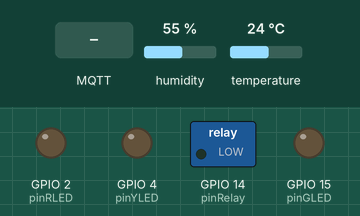
This sketch was run on a simulated ESP32. Shown: switched loads named in the sketch (green lamp = pin HIGH), output pins drawn as LEDs (lit = HIGH). The test bench sets the inputs (shaded band); at power-on: humidity 55 %, temperature 24 °C. WiFi joins after 1.5 s; servers stay silent unless stated; random numbers use the default seed unless the sketch sets one; no MQTT or app messages arrive unless stated; what the sketch prints to the serial monitor is not drawn.

Above: at 2.7 s.
2.8 s: MQTT message "1" arrives on the first subscribed topic
At 4.0 s:
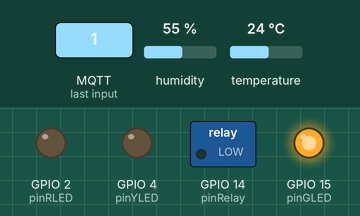
4.3 s: MQTT message "1" arrives on the second subscribed topic
At 5.4 s:
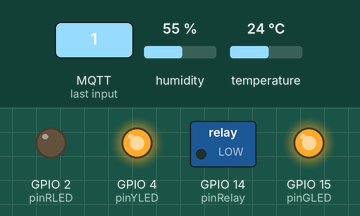
5.8 s: MQTT message "1" arrives on the third subscribed topic
At 6.9 s:
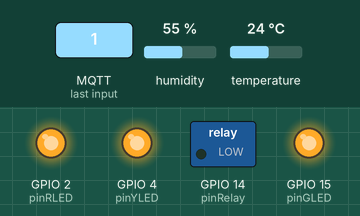
7.3 s: MQTT message "0" arrives on the first subscribed topic
At 8.3 s:
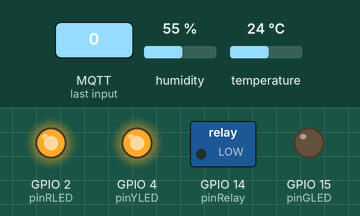
8.8 s: MQTT message "0" arrives on the second subscribed topic
At 9.8 s:
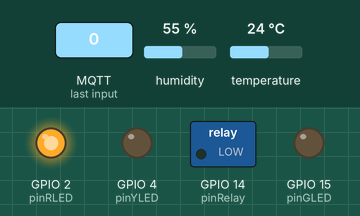
10.3 s: MQTT message "0" arrives on the third subscribed topic
At 11.6 s:
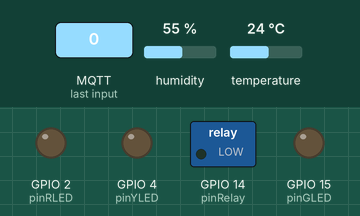
Timing chart, 0 to 12.8 s (numbered marks = the images above; inputs shaded):
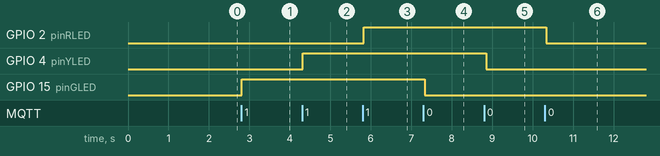

Measured:
- after the input at 2.8 s, GPIO 15 (pinGLED): LOW → HIGH at once
- after the input at 4.3 s, GPIO 4 (pinYLED): LOW → HIGH at once
- after the input at 5.8 s, GPIO 2 (pinRLED): LOW → HIGH at once
- after the input at 7.3 s, GPIO 15 (pinGLED): HIGH → LOW at once
- after the input at 8.8 s, GPIO 4 (pinYLED): HIGH → LOW after 0.05 s
- after the input at 10.3 s, GPIO 2 (pinRLED): HIGH → LOW at once

The sketch:

17_MQTT.ino
```cpp
#include <WiFi.h>
#include <PubSubClient.h> //請先安裝PubSubClient程式庫
#include <SimpleDHT.h>
// ------ 以下修改成你自己的WiFi帳號密碼 ------
char ssid[] = "a";
char password[] = "12345678";

//------ 以下修改成你腳位 ------
int pinDHT11 = 13;//DHT11
SimpleDHT11 dht11(pinDHT11);
int pinLight = 33;//光敏
int pinGLED = 15;//綠色LED
int pinYLED = 4;//黃色LED
int pinRLED = 2;//紅色LED
int pinRelay = 14;//風扇繼電器

//&取址器=取得變數在記憶體中的位置 *指位器=指向記憶體開始的位置的變數 ------ 以下修改成你MQTT設定 ------
char* MQTTServer = "mqttgo.io";//郵局，免註冊MQTT伺服器
int MQTTPort = 1883;//MQTT Port
char* MQTTUser = "";//不須帳密
char* MQTTPassword = "";//不須帳密
//推播主題1:推播溫度(記得改Topic)
char* MQTTPubTopic1 = "艾瑞克/倉庫205/溫度";
//推播主題2:推播濕度(記得改Topic)
char* MQTTPubTopic2 = "艾瑞克/倉庫205/濕度";
//推播主題3:推播亮度(記得改Topic)
char* MQTTPubTopic3 = "艾瑞克/倉庫205/亮度";
//訂閱主題1:改變LED燈號(記得改Topic)
char* MQTTSubTopic1 = "艾瑞克/倉庫205/綠燈";
//訂閱主題2:改變LED燈號(記得改Topic)
char* MQTTSubTopic2 = "艾瑞克/倉庫205/黃燈";
//訂閱主題3:改變LED燈號(記得改Topic)
char* MQTTSubTopic3 = "艾瑞克/倉庫205/紅燈";
//訂閱主題3:改變LED燈號(記得改Topic)
char* MQTTSubTopic4 = "艾瑞克/倉庫205/風扇";

long MQTTLastPublishTime;//此變數用來記錄推播時間
long MQTTPublishInterval = 10000;//每10秒推撥一次
WiFiClient WifiClient;
PubSubClient MQTTClient(WifiClient);//MQTT的瀏覽器

void setup() {
  Serial.begin(115200);
  pinMode(pinLight, INPUT); //光敏
  pinMode(pinGLED, OUTPUT);//綠色LED燈
  pinMode(pinYLED, OUTPUT);//綠色LED燈
  pinMode(pinRLED, OUTPUT);//綠色LED燈
  pinMode(pinRelay, OUTPUT);//綠色LED燈


  //開始WiFi連線
  WifiConnecte();

  //開始MQTT連線
  MQTTConnecte();
}

void loop() {
  //如果WiFi連線中斷，則重啟WiFi連線
  if (WiFi.status() != WL_CONNECTED) WifiConnecte();

  //如果MQTT連線中斷，則重啟MQTT連線
  if (!MQTTClient.connected())  MQTTConnecte();

  //如果距離上次傳輸已經超過10秒，則Publish溫溼度
  // 現在時間(ESP32)   最後一次傳輸時間          傳輸間隔=10秒
  if ((millis() - MQTTLastPublishTime) >= MQTTPublishInterval ) {
    //讀取溫濕度
    byte temperature = 0;
    byte humidity = 0;
    ReadDHT(&temperature, &humidity);
    int value = analogRead(pinLight);
    value = map(value, 0, 4095, 100, 0);
    Serial.println("亮度:" + String(value));
    // ------ 將DHT11溫度送到MQTT主題 ------                string轉char
    MQTTClient.publish(MQTTPubTopic1, String(temperature).c_str());
    MQTTClient.publish(MQTTPubTopic2, String(humidity).c_str());
    MQTTClient.publish(MQTTPubTopic3, String(value).c_str());
    Serial.println("溫溼度已推播到MQTT Broker");
    MQTTLastPublishTime = millis(); //更新最後傳輸時間
  }
  MQTTClient.loop();//更新訂閱狀態
  delay(50);
}

//讀取DHT11溫濕度
void ReadDHT(byte *temperature, byte *humidity) {
  int err = SimpleDHTErrSuccess;
  if ((err = dht11.read(temperature, humidity, NULL)) !=
      SimpleDHTErrSuccess) {
    Serial.print("讀取失敗,錯誤訊息=");
    Serial.print(SimpleDHTErrCode(err));
    Serial.print(",");
    Serial.println(SimpleDHTErrDuration(err));
    delay(1000);
    return;
  }
  Serial.print("DHT讀取成功：");
  Serial.print((int)*temperature);
  Serial.print(" *C, ");
  Serial.print((int)*humidity);
  Serial.println(" H");
}

//開始WiFi連線
void WifiConnecte() {
  //開始WiFi連線
  WiFi.begin(ssid, password);
  while (WiFi.status() != WL_CONNECTED) {
    delay(500);
    Serial.print(".");
  }
  Serial.println("WiFi連線成功");
  Serial.print("IP Address:");
  Serial.println(WiFi.localIP());
}

//開始MQTT連線
void MQTTConnecte() {
  MQTTClient.setServer(MQTTServer, MQTTPort);
  MQTTClient.setCallback(MQTTCallback);
  while (!MQTTClient.connected()) {
    //以亂數為ClietID
    String  MQTTClientid = "esp32-" + String(random(1000000, 9999999));
    if (MQTTClient.connect(MQTTClientid.c_str(), MQTTUser, MQTTPassword)) {
      //連結成功，顯示「已連線」。
      Serial.println("MQTT已連線");
      //訂閱SubTopic1主題
      MQTTClient.subscribe(MQTTSubTopic1);
      MQTTClient.subscribe(MQTTSubTopic2);
      MQTTClient.subscribe(MQTTSubTopic3);
      MQTTClient.subscribe(MQTTSubTopic4);
    } else {
      //若連線不成功，則顯示錯誤訊息，並重新連線
      Serial.print("MQTT連線失敗,狀態碼=");
      Serial.println(MQTTClient.state());
      Serial.println("五秒後重新連線");
      delay(5000);
    }
  }
}

//接收到訂閱時
void MQTTCallback(char* topic, byte* payload, unsigned int length) {
  Serial.print(topic); Serial.print("訂閱通知:");
  String payloadString;//將接收的payload轉成字串
  //顯示訂閱內容
  for (int i = 0; i < length; i++) {
    payloadString = payloadString + (char)payload[i];
  }
  Serial.println(payloadString);
  //比對主題是否為訂閱主題1
  if (strcmp(topic, MQTTSubTopic1) == 0) {
    Serial.println("1改變燈號：" + payloadString);
    if (payloadString == "1") digitalWrite(pinGLED, HIGH);
    if (payloadString == "0") digitalWrite(pinGLED, LOW);
  }
  //比對主題是否為訂閱主題2
  if (strcmp(topic, MQTTSubTopic2) == 0) {
    Serial.println("2改變燈號：" + payloadString);
    if (payloadString == "1") digitalWrite(pinYLED, HIGH);
    if (payloadString == "0") digitalWrite(pinYLED, LOW);
  }
  //比對主題是否為訂閱主題3
  if (strcmp(topic, MQTTSubTopic3) == 0) {
    Serial.println("3改變燈號：" + payloadString);
    if (payloadString == "1") digitalWrite(pinRLED, HIGH);
    if (payloadString == "0") digitalWrite(pinRLED, LOW);
  }
  //比對主題是否為訂閱主題4
  if (strcmp(topic, MQTTSubTopic4) == 0) {
    Serial.println("4改變燈號：" + payloadString);
    if (payloadString == "1") digitalWrite(pinRelay, HIGH);
    if (payloadString == "0") digitalWrite(pinRelay, LOW);
  }
}
```
